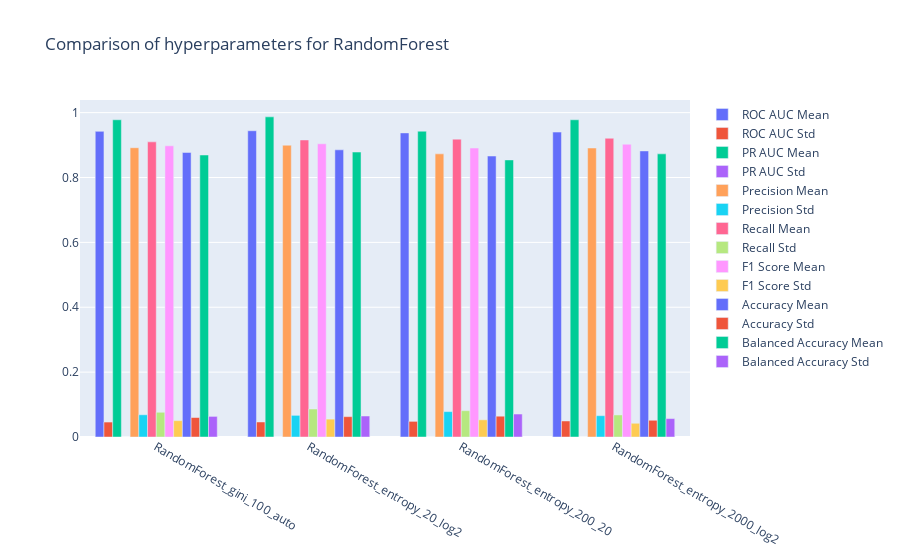

Notebook source saved alongside this figure:
### Markdown cell above
# Plotly Graphs

### Code cell
res = []
for col in df.columns:
    res.append(
        go.Bar(
            x=df.index.values.tolist(),
            y=df[col].values.tolist(),
            name=col,
            hoverinfo='name+y'
        )
    )

layout = go.Layout(barmode='group', title="Comparison of hyperparameters for RandomForest")
fig = go.Figure(data=res, layout=layout)
fig.show()

### Figure 1 — Plotly figure (JSON) as saved in the notebook; plotly's stock layout.template omitted (floating-point values rounded to 4 significant figures)
{"data": [{"hoverinfo": "name+y", "name": "ROC AUC Mean", "type": "bar", "x": ["RandomForest_gini_100_auto", "RandomForest_entropy_20_log2", "RandomForest_entropy_200_20", "RandomForest_entropy_2000_log2"], "y": [0.9423, 0.9442, 0.9375, 0.9401]}, {"hoverinfo": "name+y", "name": "ROC AUC Std", "type": "bar", "x": ["RandomForest_gini_100_auto", "RandomForest_entropy_20_log2", "RandomForest_entropy_200_20", "RandomForest_entropy_2000_log2"], "y": [0.0461, 0.04635, 0.04822, 0.04942]}, {"hoverinfo": "name+y", "name": "PR AUC Mean", "type": "bar", "x": ["RandomForest_gini_100_auto", "RandomForest_entropy_20_log2", "RandomForest_entropy_200_20", "RandomForest_entropy_2000_log2"], "y": [0.978, 0.987, 0.9428, 0.978]}, {"hoverinfo": "name+y", "name": "PR AUC Std", "type": "bar", "x": ["RandomForest_gini_100_auto", "RandomForest_entropy_20_log2", "RandomForest_entropy_200_20", "RandomForest_entropy_2000_log2"], "y": [0, 0, 0, 1.121e-16]}, {"hoverinfo": "name+y", "name": "Precision Mean", "type": "bar", "x": ["RandomForest_gini_100_auto", "RandomForest_entropy_20_log2", "RandomForest_entropy_200_20", "RandomForest_entropy_2000_log2"], "y": [0.8918, 0.8995, 0.8729, 0.8909]}, {"hoverinfo": "name+y", "name": "Precision Std", "type": "bar", "x": ["RandomForest_gini_100_auto", "RandomForest_entropy_20_log2", "RandomForest_entropy_200_20", "RandomForest_entropy_2000_log2"], "y": [0.06853, 0.06675, 0.07827, 0.0657]}, {"hoverinfo": "name+y", "name": "Recall Mean", "type": "bar", "x": ["RandomForest_gini_100_auto", "RandomForest_entropy_20_log2", "RandomForest_entropy_200_20", "RandomForest_entropy_2000_log2"], "y": [0.9099, 0.9157, 0.9183, 0.921]}, {"hoverinfo": "name+y", "name": "Recall Std", "type": "bar", "x": ["RandomForest_gini_100_auto", "RandomForest_entropy_20_log2", "RandomForest_entropy_200_20", "RandomForest_entropy_2000_log2"], "y": [0.07621, 0.08633, 0.08111, 0.06802]}, {"hoverinfo": "name+y", "name": "F1 Score Mean", "type": "bar", "x": ["RandomForest_gini_100_auto", "RandomForest_entropy_20_log2", "RandomForest_entropy_200_20", "RandomForest_entropy_2000_log2"], "y": [0.8977, 0.904, 0.8908, 0.9027]}, {"hoverinfo": "name+y", "name": "F1 Score Std", "type": "bar", "x": ["RandomForest_gini_100_auto", "RandomForest_entropy_20_log2", "RandomForest_entropy_200_20", "RandomForest_entropy_2000_log2"], "y": [0.05041, 0.05511, 0.05296, 0.04234]}, {"hoverinfo": "name+y", "name": "Accuracy Mean", "type": "bar", "x": ["RandomForest_gini_100_auto", "RandomForest_entropy_20_log2", "RandomForest_entropy_200_20", "RandomForest_entropy_2000_log2"], "y": [0.8772, 0.8854, 0.8662, 0.8819]}, {"hoverinfo": "name+y", "name": "Accuracy Std", "type": "bar", "x": ["RandomForest_gini_100_auto", "RandomForest_entropy_20_log2", "RandomForest_entropy_200_20", "RandomForest_entropy_2000_log2"], "y": [0.06004, 0.06274, 0.06412, 0.05159]}, {"hoverinfo": "name+y", "name": "Balanced Accuracy Mean", "type": "bar", "x": ["RandomForest_gini_100_auto", "RandomForest_entropy_20_log2", "RandomForest_entropy_200_20", "RandomForest_entropy_2000_log2"], "y": [0.8694, 0.8785, 0.8543, 0.8729]}, {"hoverinfo": "name+y", "name": "Balanced Accuracy Std", "type": "bar", "x": ["RandomForest_gini_100_auto", "RandomForest_entropy_20_log2", "RandomForest_entropy_200_20", "RandomForest_entropy_2000_log2"], "y": [0.06352, 0.06475, 0.07081, 0.05678]}], "layout": {"barmode": "group", "title": {"text": "Comparison of hyperparameters for RandomForest"}}}
